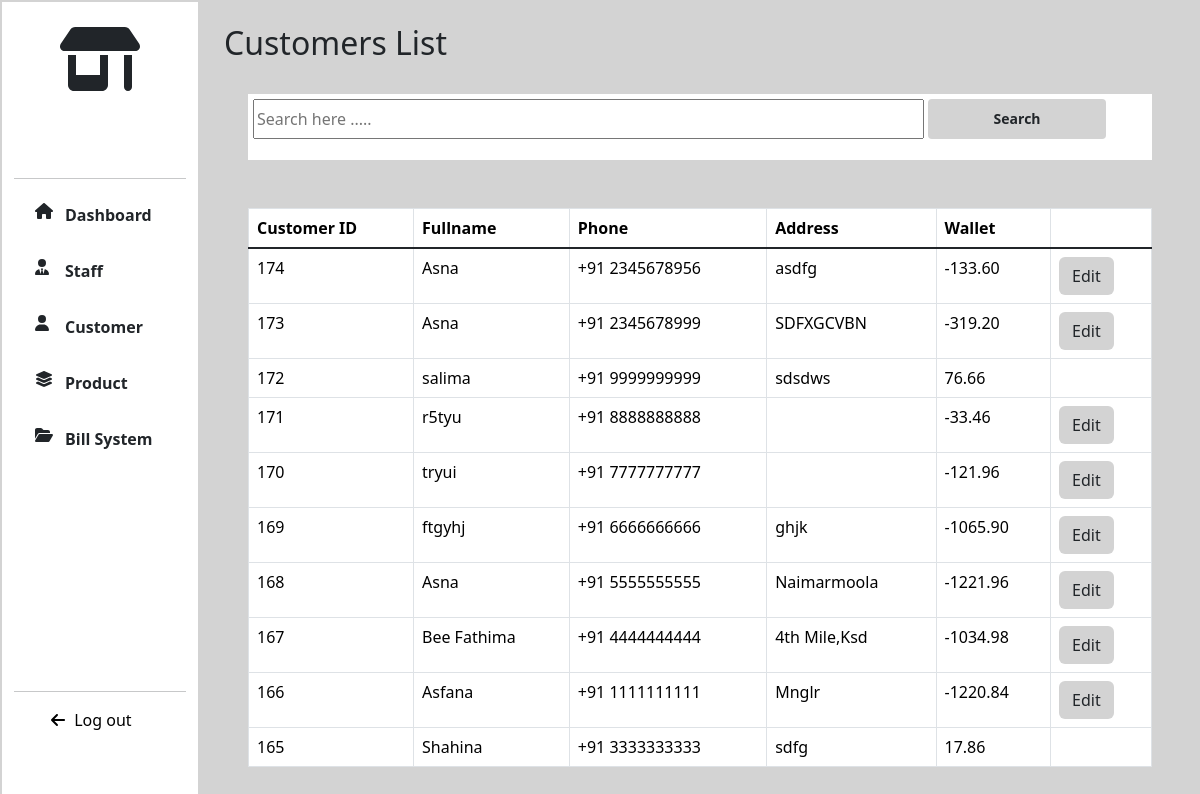
Screenshot of /CUSTOMER/ (signed in) with the database file from the repository.
### CUSTOMER/models.py (models this page shows, shortened)
class Customer(models.Model):
    fullname=models.CharField(max_length=255)
    phone=models.IntegerField(unique=True)
    address=models.TextField()
    wallet=models.DecimalField(max_digits=10,decimal_places=2,default=0.00)
    credit_limit = models.DecimalField(max_digits=10, decimal_places=2, default=Decimal('1000.00'))

### CUSTOMER/views.py (the view)
# urls.py: path('',views.customers,name="customers"),
@login_required
def customers(request):
    customers=Customer.objects.all().order_by('-id')
    if request.method == "GET":
        search=request.GET.get("search")
        customer=Customer.objects.all().order_by('-id')
        if search:
            customers=Customer.objects.filter(Q(fullname__icontains=search)|Q(id__icontains=search)|Q(phone__icontains=search))
        else:
            customers=Customer.objects.all().order_by('-id')
    return render(request,"customers.html",locals())

### Templates/customers.html (shortened to what this page needs)
{% extends 'extends.html' %}
{% load static %}
{% block link %}
<link rel="stylesheet" href="{% static '/CSS/product.css' %}">
{% endblock %}
{% block content %}
<div class="col-lg-10 col-md-9 col-sm-9 page-col p-4">
   <h2>Customers List</h2>
    <div class="search-div p-4">
                <div class="search-content">
                <form action="{% url 'customers' %}" method="get" style="width: 100%;">
                    <input type="text" class="search-input" name="search" style="width: 75%;" autocomplete="off" placeholder="Search here .....">
                    <button type="submit" class="btn btn-product search-btn btn-sm" style="width: 20%;padding: 0px;">Search</button>
                  </form>
                </div>
          </div>
   {% if customers %}
    <div class="table-div p-4">
        <div class="table-responsive" >
        <table class="table table-hover table-bordered">
            <thead>
                <tr>
                    <th scope="col">Customer ID</th>
                    <th scope="col">Fullname</th>
                    <th scope="col">Phone</th>
                    <th scope="col">Address</th>
                    <th scope="col">Wallet</th>
                    <th scope="col"></th>
                </tr>
                </thead>
                <tbody class="table-group-divider">
                {% for customer in customers %}
                    <tr>
                        <td class="text-nowrap">{{ customer.id }}</td>
                        <td class="text-nowrap">{{ customer.fullname }}</td>
                        <td class="text-nowrap">+91 {{ customer.phone }}</td>
                        <td class="text-nowrap">{{ customer.address }}</td>
                        <td class="text-nowrap">{{ customer.wallet }}</td>
                        <td class="text-nowrap">{% if customer.wallet < 0%}<a href="{% url 'edit_wallet' customer.id %}" class="btn btn-product">Edit</a> {% endif %}</td>
                    </tr>
                {% endfor %}
                </tbody>
        </table>
        </div>
    </div>
   {% else %}
    <div class="else">
            <div class="p-4 text-center text-box">
            <h4>No Customer found!</h4>
            </div>
    </div>
   {% endif %}
</div>
{% endblock %}

### static/CSS/index.css (style rules this page uses)
body { margin: 0px; padding: 0px; box-sizing: border-box; }

### static/CSS/dashboard.css (style rules this page uses)
.table-responsive { width: 100%; overflow-x: auto; }
.page-col { background-color: lightgray; margin-left: auto; }
.table-div { padding: 4rem 1rem; }

### static/CSS/product.css (style rules this page uses)
.table-div { padding-top:0px; }
.btn-product { background-color:lightgray !important; }
.table-responsive { width: 100%; overflow-x: auto; }
.search-content { background-color: #fff; padding: 5px; }
.search-content .search-input { width: 63%; height: 5vh; }
.search-btn { font-size: 14px; font-weight: bold; width: 18%; height: 5vh; margin-top: -5px; }

### rows the page displays
Customer: id "174", fullname "Asna", phone "2345678956", address "asdfg", wallet "-133.60", shows "Edit"
Customer: id "173", fullname "Asna", phone "2345678999", address "SDFXGCVBN", wallet "-319.20", shows "Edit"
Customer: id "172", fullname "salima", phone "9999999999", address "sdsdws", wallet "76.66"
Customer: id "171", fullname "r5tyu", phone "8888888888", wallet "-33.46", shows "Edit"
Customer: id "170", fullname "tryui", phone "7777777777", wallet "-121.96", shows "Edit"
Customer: id "169", fullname "ftgyhj", phone "6666666666", address "ghjk", wallet "-1065.90", shows "Edit"
Customer: id "168", fullname "Asna", phone "5555555555", address "Naimarmoola", wallet "-1221.96", shows "Edit"
Customer: id "167", fullname "Bee Fathima", phone "4444444444", address "4th Mile,Ksd", wallet "-1034.98", shows "Edit"
Customer: id "166", fullname "Asfana", phone "1111111111", address "Mnglr", wallet "-1220.84", shows "Edit"
Customer: id "165", fullname "Shahina", phone "3333333333", address "sdfg", wallet "17.86"
